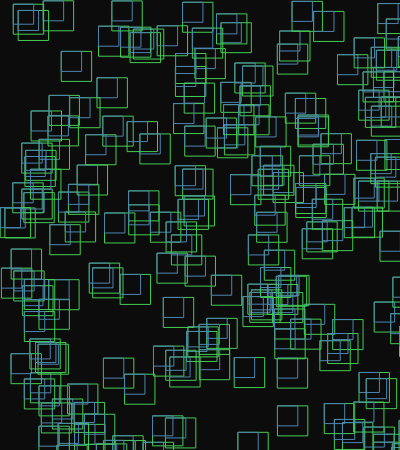
Frame 1 (no input)
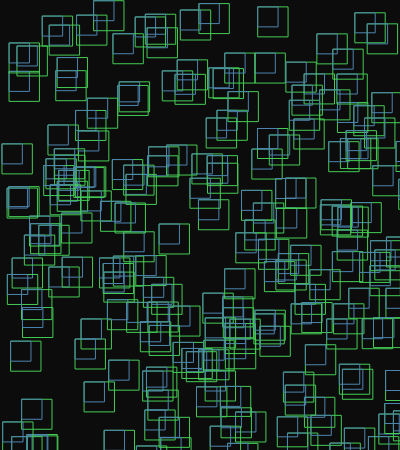
Frame 60 (no input)
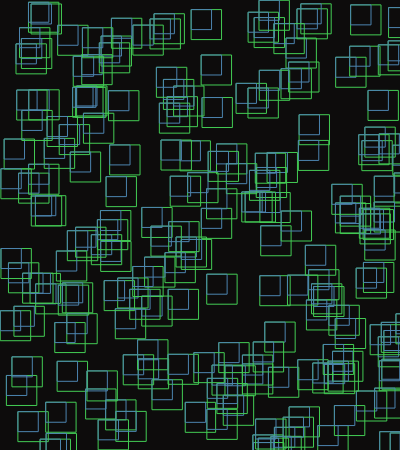
Frame 120 (the mouse pressed at the canvas centre since frame 60)

The p5.js sketch that drew these frames (run headless with seeded random() and noise() and a simulated clock; from frame 60 on, the mouse is pressed at the canvas centre):

// p5.js sketch
// ── sketch.js
let circlelist = []
let circletimer= 0

function setup() {
  createCanvas(400, 450);
}

function draw() {
  background("#0D0C0C");
  
  for ( i = 0; i < 200; i++) {
    x = random(400);
     y = random(450);
    noFill()
    stroke("#43CC54");
    rect(x, y, 30, 30);
    stroke("#4C84AF");
    rect(x, y, 20, 20);
  }
}
